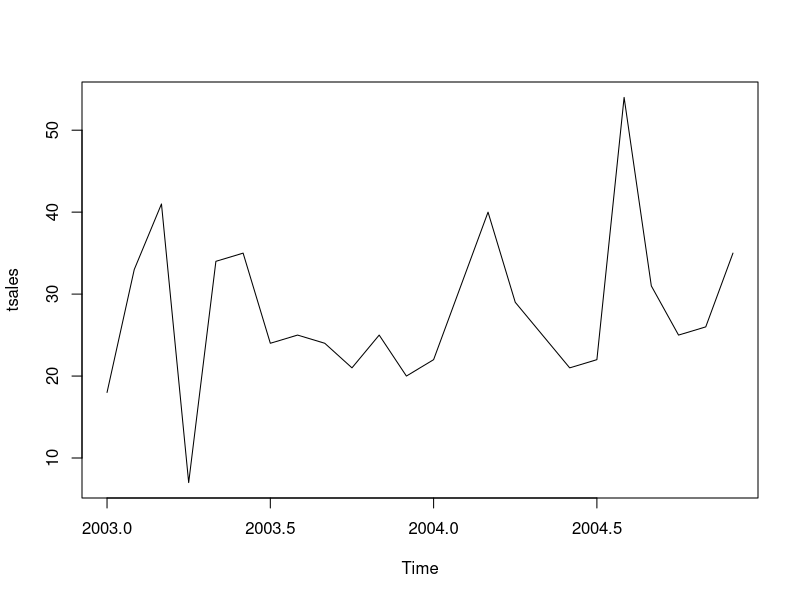
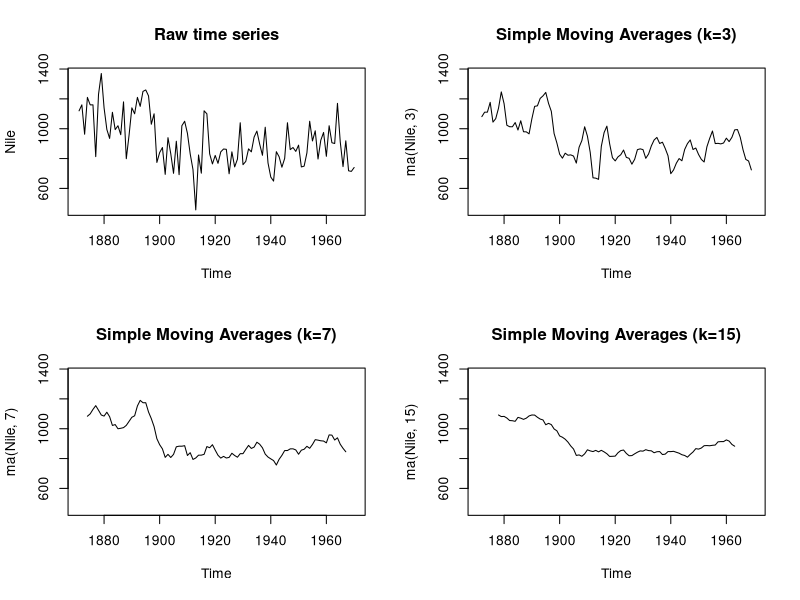
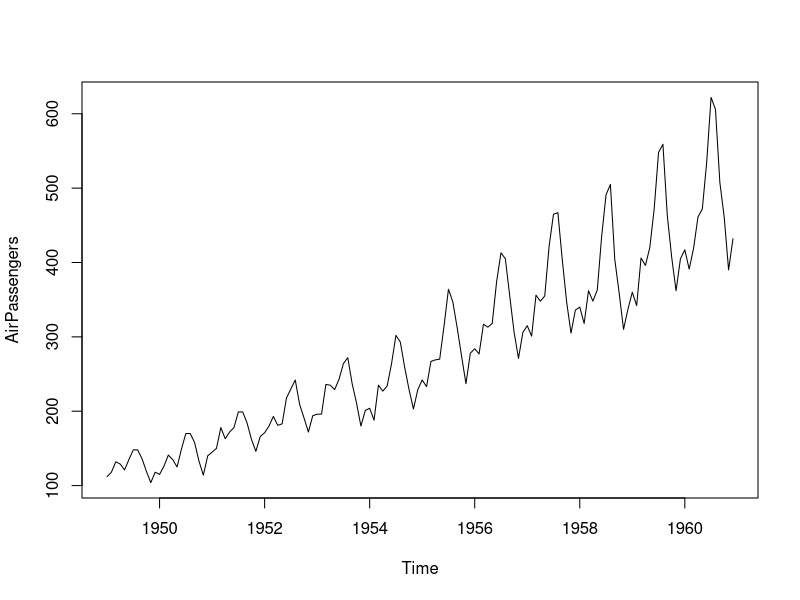
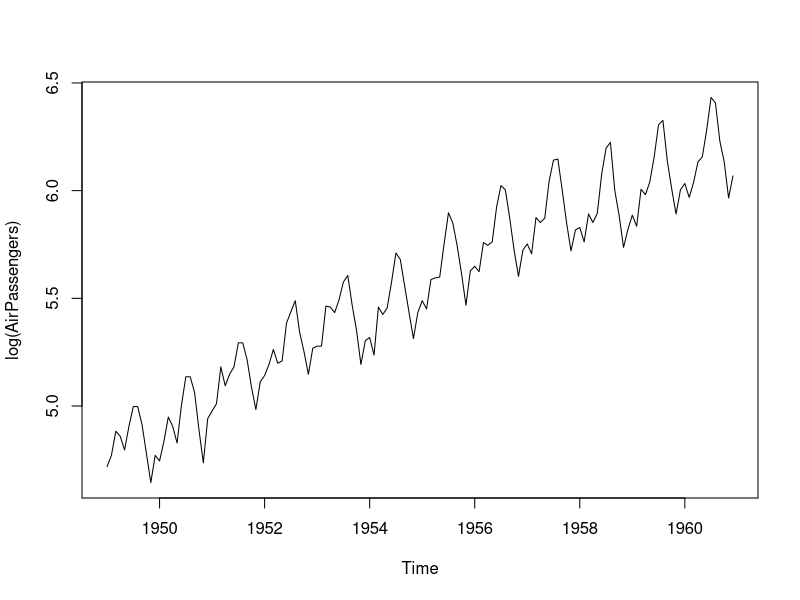
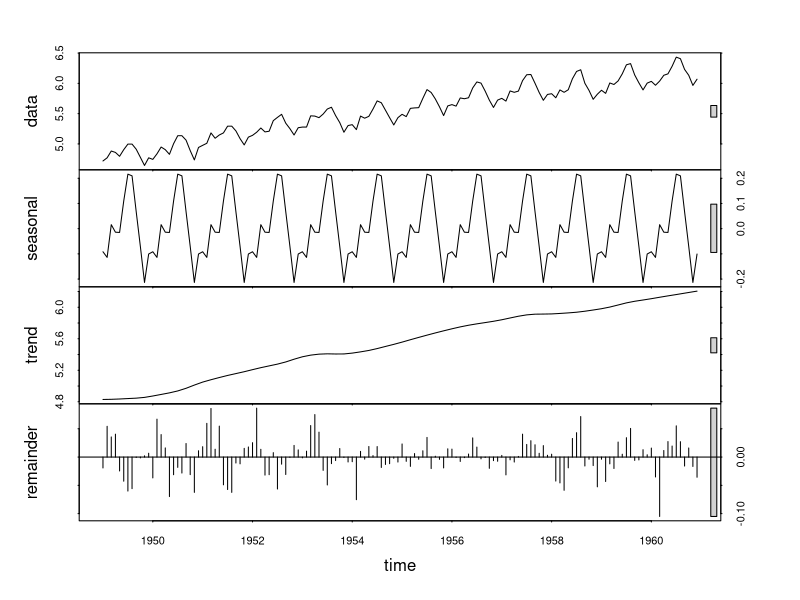
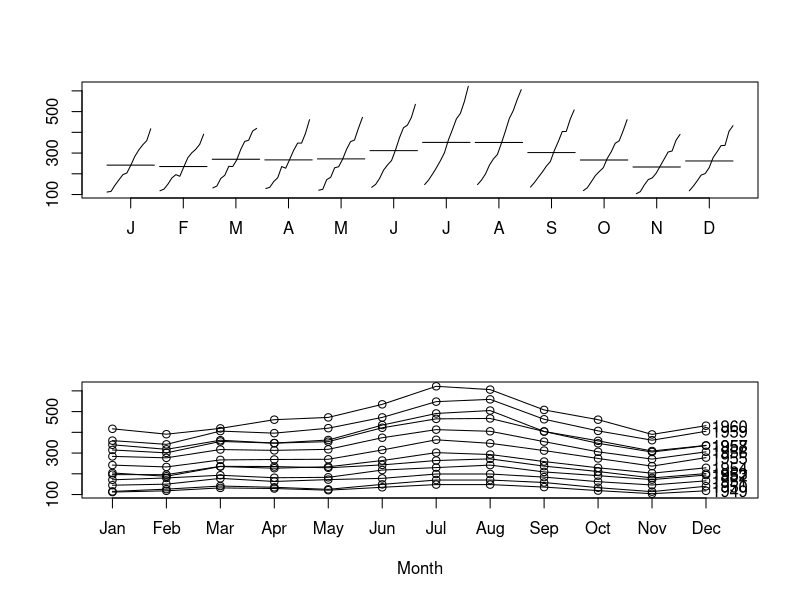
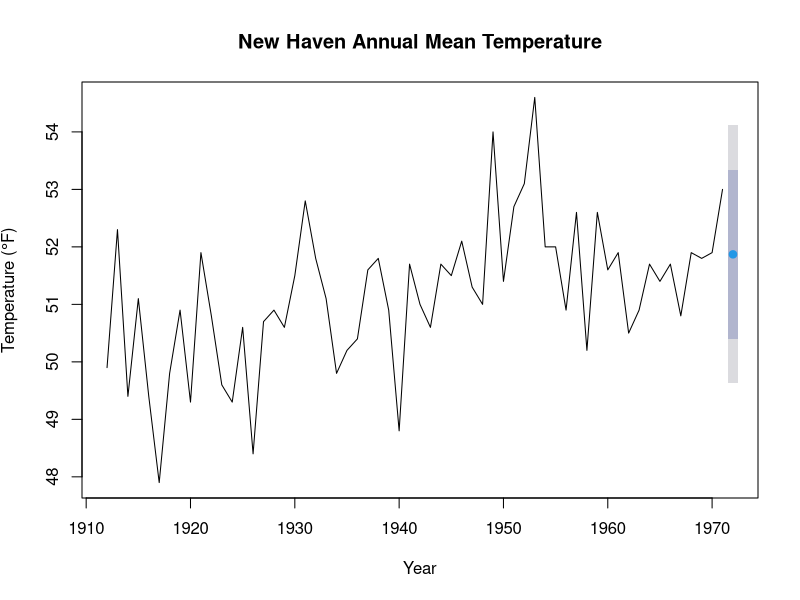
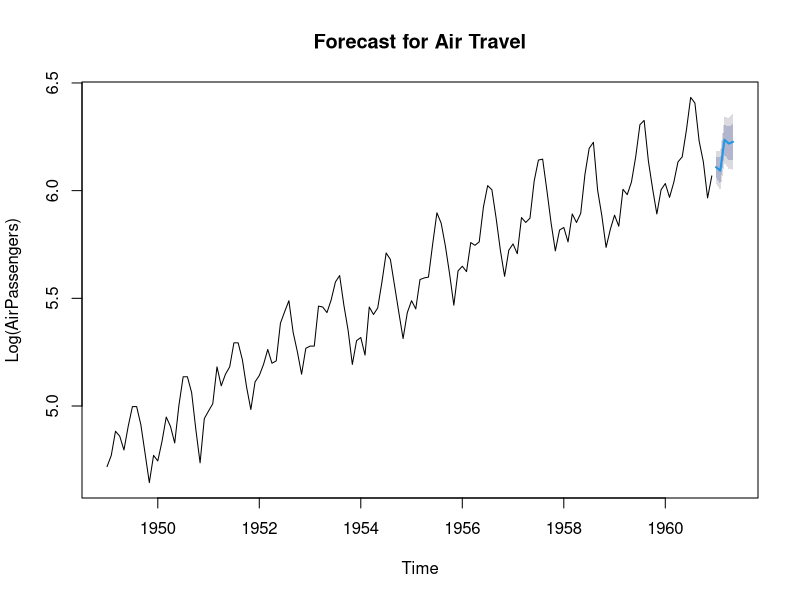

Write the R code that produced these figures, in order.
### Chapter 15: Time series

library(forecast)
library(stats)
library(tseries)

## 15.1 creating a time-series object in R
sales <- c(18, 33, 41, 7, 34, 35, 24, 25, 24, 21, 25, 20,
           22, 31, 40, 29, 25, 21, 22, 54, 31, 25, 26, 35)

tsales <- ts(sales, start = c(2003, 1), frequency = 12)

plot(tsales)

start(tsales)
end(tsales)
frequency(tsales)

tsalesSubset <- window(tsales, start = c(2003, 5), end = c(2004, 6))

# 15.2 smoothing and seasonal decomposition
# 15.2.1 smoothing with simple moving averages
opar <- par(no.readonly = TRUE)
par(mfrow = c(2, 2))
ylim <- c(min(Nile), max(Nile))
plot(Nile, main = "Raw time series")
plot(ma(Nile, 3), main = "Simple Moving Averages (k=3)", ylim = ylim)
plot(ma(Nile, 7), main = "Simple Moving Averages (k=7)", ylim = ylim)
plot(ma(Nile, 15), main = "Simple Moving Averages (k=15)", ylim = ylim)
par(opar)

# 15.2.2 Seasonal decomposition
# seasonal decompositon using stl()
plot(AirPassengers)
lAirPassengers <- log(AirPassengers)
plot(lAirPassengers, ylab = "log(AirPassengers)")

fit <- stl(lAirPassengers, s.window = "period")
plot(fit)

fit$time.series
exp(fit$time.series)

# month plot & season plot
par(mfrow = c(2, 1))
monthplot(AirPassengers, xlab = "", ylab = "")
seasonplot(AirPassengers, year.labels = T, main = "")
par(mfrow = c(1, 1))

# 15.3 Exponential forecasting models
# 15.3.1 Simple exponential smoothing
fit <- ets(nhtemp, model = "ANN")
fit

forecast(fit, 1)

plot(forecast(fit, 1), xlab = "Year",
     ylab = expression(paste("Temperature (", degree*F, ")")),
     main = "New Haven Annual Mean Temperature")

accuracy(fit)

# 15.3.2 Holt and Holt-Winters exponential smoothing
fit <- ets(log(AirPassengers), model = "AAA")
fit

accuracy(fit)

pred <- forecast(fit, 5)
pred

plot(pred, main = "Forecast for Air Travel",
     xlab = "Time", ylab = "Log(AirPassengers)")

pred$mean <- exp(pred$mean)
pred$lower <- exp(pred$lower)
pred$upper <- exp(pred$upper)

predTable <- cbind(pred$mean, pred$lower, pred$upper)
dimnames(predTable)[[2]] <- c("mean", "Lo 80", "Lo 95", "Hi 80", "Hi 95")
predTable

# 15.3.3 The ets() function and automated forecasting
fit <- ets(JohnsonJohnson)
fit

plot(forecast(fit), main = "Johnson & Johnson Forecasts",
     xlab = "Time", ylab = "Quarterly Earnings (Dollars)", flty = 2)

# 15.4 ARIMA forecasting models
# Ensuring that the time series is stationary
plot(Nile)
ndiffs(Nile)

dNile <- diff(Nile)
plot(dNile)
adf.test(dNile)

# Identifying one or more reasonable models
Acf(dNile)
Pacf(dNile)

# Fitting the model(s)
fit <- arima(Nile, order = c(0, 1, 1))
fit
accuracy(fit)

# Evaluating model fit
qqnorm(fit$residuals)
qqline(fit$residuals)
Box.test(fit$residuals, type = "Ljung-Box")

# Making forecasts
forecast(fit, 3)
plot(forecast(fit, 3), xlab = "Year", ylab = "Annual Flow")

# Automated ARIMA forecasting
fit <- auto.arima(sunspots)
fit

forecast(fit, 3)
accuracy(fit)
